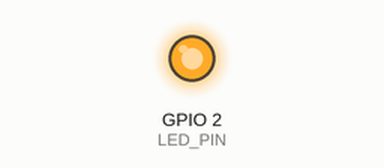
The sketch below on a simulated ESP32-S3. Parts: output pins drawn as LEDs (lit = HIGH). WiFi joins after 1.5 s; servers stay silent unless stated; nothing arrives over Bluetooth unless stated; what the sketch prints to the serial monitor is not drawn.

Above: at 6.7 s.
At 11.62 s:
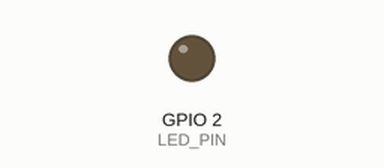
Timing chart, 0 to 15.1 s (numbered marks = the images above):
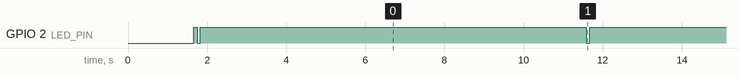

The sketch:

ble_bridge_wifi.ino
```cpp
/*
 * ble_bridge_wifi.ino — Passive BRMesh BLE sniffer -> WiFi/UDP bridge
 *
 * Same passive sniffer as the original serial sniffer, but each forwarded `BLE|...`
 * line is ALSO broadcast as a UDP datagram to the local subnet, and the board
 * announces itself via mDNS so the host can discover it by name. Serial output
 * is kept too (for USB debugging).
 *
 *   HOST RECEIVER:  python3 monitor_remote.py
 *     - listens on UDP <UDP_PORT> (default 41234)
 *     - accepts a --host to unicast to instead of broadcast (optional)
 *
 * LINE FORMAT (same as the serial version, machine-parseable):
 *   BLE|MAC=<mac>|RSSI=<rssi>|LEN=<len>|DATA=<hex>|UPTIME=<ms>
 *
 * BUILD/FLASH (from this directory):
 *   pio run -e esp32s3 -t upload
 */

#include <Arduino.h>
#include <WiFi.h>
#include <WiFiUdp.h>
#include <ESPmDNS.h>
#include <BLEDevice.h>
#include <BLEUtils.h>
#include <BLEScan.h>
#include "esp_bt.h"                 // esp_bt_controller_mem_release (classic ESP32)
#include "esp_bt_device.h"
#include "freertos/FreeRTOS.h"
#include "freertos/task.h"

// --------------------------------------------------------------- CONFIG ----
// >>> FILL THESE IN <<<
#define WIFI_SSID   "YOUR_WIFI_SSID"
#define WIFI_PASS   "YOUR_WIFI_PASSWORD"

#define UDP_PORT      41234          // host must listen on this port
#define UDP_TTL       1              // 0 = don't set TTL (may not cross routers)
#define MDNS_HOST     "brmesh-sniffer"  // -> brmesh-sniffer.local

#define SERIAL_BAUD   115200
#define SNIFF_RAW_DEBUG 0          // 1 = forward EVERY advert (active scan)

// Onboard LED: GPIO2 on most ESP32 devkits (active-low). Change if your board
// differs (ESP32-C3/S3 use an RGB LED on a different pin).
#define LED_PIN       2
#define LED_ACTIVE_LOW 1           // 1 = LED on when pin LOW (devkit), 0 = HIGH

// BRMesh / IoT OUIs we care about (legacy scan filter).
static const char *kMeshOuis[] = {
    "a4:c1:38", "50:ec:50", "08:3a:f2", "e8:db:84",
};
static const size_t kMeshOuiCount = sizeof(kMeshOuis) / sizeof(kMeshOuis[0]);

#define HEARTBEAT_INTERVAL_MS 10000UL
#define SCAN_INTERVAL_MS 100
#define SCAN_WINDOW_MS 100

static BLEScan *g_scan = nullptr;
static WiFiUDP g_udp;
static unsigned long g_lastOutputMs = 0;

// ------------------------------------------------------------- LED helpers --
static inline void ledOn()  { digitalWrite(LED_PIN, LED_ACTIVE_LOW ? LOW : HIGH); }
static inline void ledOff() { digitalWrite(LED_PIN, LED_ACTIVE_LOW ? HIGH : LOW); }

// Blink #times, ~80ms per toggle, then leave the LED off.
static void ledBlink(unsigned int times) {
  for (unsigned int i = 0; i < times * 2; i++) {
    (i & 1) ? ledOff() : ledOn();
    delay(80);
  }
  ledOff();
}

// ------------------------------------------------------------- forwarding --
// Send one line to serial (USB) and as a UDP datagram to the whole subnet.
static void forward(const char *line) {
  Serial.print(line);

  // Broadcast on the same port so any listener on the LAN sees it.
  g_udp.beginPacket(IPAddress(255, 255, 255, 255), UDP_PORT);
  g_udp.write((const uint8_t *)line, strlen(line));
  g_udp.endPacket();
}

static bool shouldKeep(const uint8_t *payload, size_t len, const char *macLower) {
#if SNIFF_RAW_DEBUG
  (void)payload; (void)len; (void)macLower;
  return true;
#else
  for (size_t i = 0; i + 2 < len; i++) {
    if (payload[i] == 0xFF && payload[i + 1] == 0xF0 && payload[i + 2] == 0xFF)
      return true;
  }
  for (size_t i = 0; i < kMeshOuiCount; i++) {
    if (strncmp(macLower, kMeshOuis[i], strlen(kMeshOuis[i])) == 0) return true;
  }
  return false;
#endif
}

class SnifferCallback : public BLEAdvertisedDeviceCallbacks {
  void onResult(BLEAdvertisedDevice advertisedDevice) override {
    char mac[18];
    const char *addr = advertisedDevice.getAddress().toString().c_str();
    strncpy(mac, addr, sizeof(mac) - 1);
    mac[sizeof(mac) - 1] = '\0';
    for (char *p = mac; *p; p++) {
      if (*p >= 'A' && *p <= 'Z') *p = *p - 'A' + 'a';
    }

    uint8_t *payload = advertisedDevice.getPayload();
    size_t len = advertisedDevice.getPayloadLength();
    int rssi = advertisedDevice.getRSSI();

    if (!shouldKeep(payload, len, mac)) return;

    const char *prefix = (kMeshOuiCount == 0) ? "UNK|" : "BLE|";

    // Build the line into a buffer (also sent over UDP as one datagram).
    char line[256];
    size_t o = 0;
    o += snprintf(line + o, sizeof(line) - o, "%sMAC=%s|RSSI=%d|LEN=%u|DATA=",
                  prefix, mac, rssi, (unsigned)len);
    for (size_t i = 0; i < len && o < sizeof(line) - 3; i++) {
      o += snprintf(line + o, sizeof(line) - o, "%02X", payload[i]);
    }
    o += snprintf(line + o, sizeof(line) - o, "|UPTIME=%lu\n", (unsigned long)millis());

    forward(line);
    // Short flash: a valid BRMesh packet just arrived on the air.
    ledBlink(1);
    g_lastOutputMs = millis();
  }
};

static void scanTask(void *) {
  g_scan->start(0, false);
}

void setup() {
  Serial.begin(SERIAL_BAUD);
  delay(50);                      // let the USB CDC enumerate before printing

  // Onboard LED: on during bring-up, then blinks on heartbeats/packets.
  pinMode(LED_PIN, OUTPUT);
  ledOn();

  Serial.println("==============================================");
  Serial.println(" BRMesh Remote Sniffer (WiFi/UDP)");
  Serial.printf(" Firmware build: %s %s\n", __DATE__, __TIME__);
  Serial.println("----------------------------------------------");
  Serial.println(" BLE scan -> UDP broadcast -> monitor_remote.py");
  Serial.println("==============================================");

  // --- BLE passive scan ---
  // IMPORTANT: init BLE BEFORE WiFi. On the classic ESP32, WiFi + BLE sharing
  // the radio/RAM is tight, and Bluedroid needs a large contiguous heap for the
  // BTA structures. If WiFi connects first it fragments the heap and BLE's
  // bta_sys_init memset can crash (StoreProhibited, EXCVADDR=0). Starting BLE
  // first gives it clean heap. The passive scan runs in its own task, which is
  // independent of the WiFi connection.
  Serial.println("Starting BLE passive scan ...");

#if !CONFIG_IDF_TARGET_ESP32
  // ESP32-S3/C3: no Classic BT controller; nothing to release.
  Serial.println("  chip has no Classic BT; skipping mem release");
#else
  // Classic ESP32: release the Classic BT (BR/EDR) controller memory before BLE
  // init. Running WiFi + BLE on the original ESP32 is RAM-tight, and Classic BT
  // otherwise reserves ~150KB we don't need (we only use BLE).
  esp_err_t er = esp_bt_controller_mem_release(ESP_BT_MODE_CLASSIC_BT);
  Serial.printf("  esp_bt_controller_mem_release(CLASSIC_BT) -> %s\n",
                er == ESP_OK ? "OK" : (er == ESP_ERR_INVALID_STATE
                                       ? "already released" : "not supported"));
#endif

  BLEDevice::init("");
  g_scan = BLEDevice::getScan();
  // wantDuplicates=true: without this, the Arduino BLEScan software duplicate
  // filter drops EVERY repeat advertisement from the same MAC after the first
  // sighting. Our bridge uses a FIXED MAC (cc:8d:a2:ec:bb:5d), so a repeated
  // `allon`/`alloff` burst would be forwarded only once and subsequent presses
  // would never appear. Requesting duplicates makes every frame (fixed OR
  // randomized MAC) reliably visible, which is what we need to verify the
  // bridge by MAC address.
  g_scan->setAdvertisedDeviceCallbacks(new SnifferCallback(), true /* wantDuplicates */);
#if SNIFF_RAW_DEBUG
  g_scan->setActiveScan(true);
  Serial.println("  mode: ACTIVE scan (RAW_DEBUG=1)");
#else
  g_scan->setActiveScan(false);
  Serial.println("  mode: PASSIVE scan (BRMesh filter only)");
#endif
  g_scan->setInterval(SCAN_INTERVAL_MS);
  g_scan->setWindow(SCAN_WINDOW_MS);
  xTaskCreate(scanTask, "brmesh_scan", 8192, NULL, 1, NULL);

  // --- WiFi ---
  WiFi.mode(WIFI_STA);
  WiFi.begin(WIFI_SSID, WIFI_PASS);
  Serial.print("Connecting WiFi");
  while (WiFi.status() != WL_CONNECTED) {
    delay(250);
    Serial.print('.');
  }
  Serial.printf("\nWiFi connected: %s  (MAC %s)\n",
                WiFi.localIP().toString().c_str(), WiFi.macAddress().c_str());

  if (MDNS.begin(MDNS_HOST)) {
    Serial.printf("mDNS started: %s.local\n", MDNS_HOST);
  } else {
    Serial.println("WARN: mDNS start failed");
  }
  g_udp.begin(UDP_PORT);
  Serial.printf("UDP broadcast -> port %d\n", UDP_PORT);

  g_lastOutputMs = millis();
  ledBlink(2);
  Serial.println("READY. Broadcasting BLE|... lines over UDP.");
}

void loop() {
  if (millis() - g_lastOutputMs > HEARTBEAT_INTERVAL_MS) {
    char hb[64];
    snprintf(hb, sizeof(hb), "BLE_HEARTBEAT|UPTIME=%lu\n", (unsigned long)millis());
    Serial.print(hb);                       // serial heartbeat
    g_udp.beginPacket(IPAddress(255, 255, 255, 255), UDP_PORT);
    g_udp.write((const uint8_t *)hb, strlen(hb));
    g_udp.endPacket();
    ledBlink(1);                            // heartbeat LED blink
    g_lastOutputMs = millis();
  }
  yield();
}
```

Measured:
- by itself, GPIO 2 (LED_PIN): alternates HIGH for 10.1 s and LOW for 0.08 s
